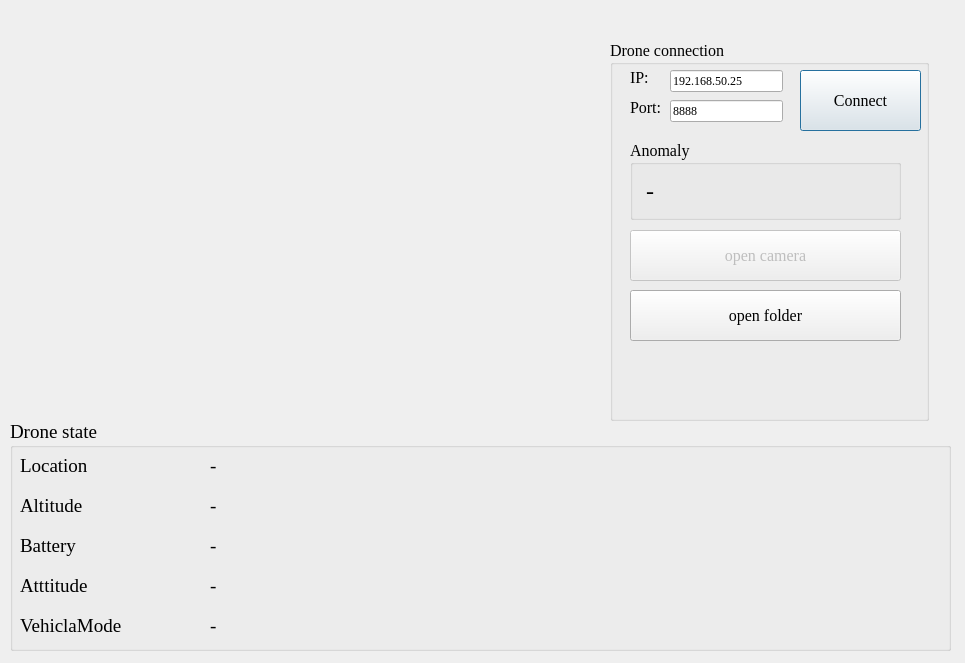
<?xml version="1.0" encoding="UTF-8"?>
<ui version="4.0">
 <class>GCS</class>
 <widget class="QDialog" name="GCS">
  <property name="enabled">
   <bool>true</bool>
  </property>
  <property name="geometry">
   <rect>
    <x>0</x>
    <y>0</y>
    <width>965</width>
    <height>663</height>
   </rect>
  </property>
  <property name="maximumSize">
   <size>
    <width>2000</width>
    <height>1500</height>
   </size>
  </property>
  <property name="windowTitle">
   <string>Ground Control monitor</string>
  </property>
  <property name="windowOpacity">
   <double>1.000000000000000</double>
  </property>
  <widget class="QLabel" name="video_frame">
   <property name="geometry">
    <rect>
     <x>70</x>
     <y>50</y>
     <width>480</width>
     <height>360</height>
    </rect>
   </property>
   <property name="maximumSize">
    <size>
     <width>640</width>
     <height>480</height>
    </size>
   </property>
   <property name="font">
    <font>
     <pointsize>30</pointsize>
     <weight>75</weight>
     <bold>true</bold>
    </font>
   </property>
   <property name="frameShadow">
    <enum>QFrame::Sunken</enum>
   </property>
   <property name="text">
    <string/>
   </property>
   <property name="pixmap">
    <pixmap>UI/icon.png</pixmap>
   </property>
   <property name="scaledContents">
    <bool>false</bool>
   </property>
   <property name="alignment">
    <set>Qt::AlignCenter</set>
   </property>
  </widget>
  <widget class="QGroupBox" name="Drone_state_groupBox">
   <property name="geometry">
    <rect>
     <x>10</x>
     <y>420</y>
     <width>941</width>
     <height>231</height>
    </rect>
   </property>
   <property name="font">
    <font>
     <family>Times New Roman</family>
     <pointsize>14</pointsize>
    </font>
   </property>
   <property name="title">
    <string>Drone state</string>
   </property>
   <widget class="QLabel" name="Location_lable">
    <property name="geometry">
     <rect>
      <x>10</x>
      <y>30</y>
      <width>151</width>
      <height>31</height>
     </rect>
    </property>
    <property name="font">
     <font>
      <family>Times New Roman</family>
      <weight>50</weight>
      <bold>false</bold>
     </font>
    </property>
    <property name="text">
     <string>Location</string>
    </property>
   </widget>
   <widget class="QLabel" name="Altitude_label">
    <property name="geometry">
     <rect>
      <x>10</x>
      <y>70</y>
      <width>161</width>
      <height>31</height>
     </rect>
    </property>
    <property name="font">
     <font>
      <family>Times New Roman</family>
     </font>
    </property>
    <property name="text">
     <string>Altitude</string>
    </property>
   </widget>
   <widget class="QLabel" name="Location">
    <property name="enabled">
     <bool>true</bool>
    </property>
    <property name="geometry">
     <rect>
      <x>200</x>
      <y>30</y>
      <width>721</width>
      <height>31</height>
     </rect>
    </property>
    <property name="text">
     <string>-</string>
    </property>
   </widget>
   <widget class="QLabel" name="Altitude">
    <property name="geometry">
     <rect>
      <x>200</x>
      <y>70</y>
      <width>741</width>
      <height>31</height>
     </rect>
    </property>
    <property name="text">
     <string>-</string>
    </property>
   </widget>
   <widget class="QLabel" name="Attitude_label">
    <property name="geometry">
     <rect>
      <x>10</x>
      <y>150</y>
      <width>141</width>
      <height>31</height>
     </rect>
    </property>
    <property name="font">
     <font>
      <family>Times New Roman</family>
     </font>
    </property>
    <property name="text">
     <string>Atttitude</string>
    </property>
   </widget>
   <widget class="QLabel" name="Attitude">
    <property name="geometry">
     <rect>
      <x>200</x>
      <y>150</y>
      <width>731</width>
      <height>31</height>
     </rect>
    </property>
    <property name="text">
     <string>-</string>
    </property>
   </widget>
   <widget class="QLabel" name="VehiclaMode_label">
    <property name="geometry">
     <rect>
      <x>10</x>
      <y>190</y>
      <width>141</width>
      <height>31</height>
     </rect>
    </property>
    <property name="font">
     <font>
      <family>Times New Roman</family>
     </font>
    </property>
    <property name="text">
     <string>VehiclaMode</string>
    </property>
   </widget>
   <widget class="QLabel" name="VehiclaMode">
    <property name="geometry">
     <rect>
      <x>200</x>
      <y>190</y>
      <width>751</width>
      <height>31</height>
     </rect>
    </property>
    <property name="text">
     <string>-</string>
    </property>
   </widget>
   <widget class="QLabel" name="Battery_label">
    <property name="geometry">
     <rect>
      <x>10</x>
      <y>110</y>
      <width>151</width>
      <height>31</height>
     </rect>
    </property>
    <property name="font">
     <font>
      <family>Times New Roman</family>
     </font>
    </property>
    <property name="text">
     <string>Battery</string>
    </property>
   </widget>
   <widget class="QLabel" name="Battery">
    <property name="geometry">
     <rect>
      <x>200</x>
      <y>110</y>
      <width>741</width>
      <height>31</height>
     </rect>
    </property>
    <property name="text">
     <string>-</string>
    </property>
   </widget>
  </widget>
  <widget class="QGroupBox" name="groupBox_3">
   <property name="geometry">
    <rect>
     <x>610</x>
     <y>40</y>
     <width>319</width>
     <height>381</height>
    </rect>
   </property>
   <property name="font">
    <font>
     <family>Times New Roman</family>
     <pointsize>12</pointsize>
    </font>
   </property>
   <property name="title">
    <string>Drone connection</string>
   </property>
   <widget class="QLineEdit" name="Port">
    <property name="geometry">
     <rect>
      <x>60</x>
      <y>60</y>
      <width>113</width>
      <height>22</height>
     </rect>
    </property>
    <property name="font">
     <font>
      <pointsize>9</pointsize>
     </font>
    </property>
    <property name="text">
     <string>8888</string>
    </property>
   </widget>
   <widget class="QLabel" name="Port_label">
    <property name="geometry">
     <rect>
      <x>20</x>
      <y>60</y>
      <width>58</width>
      <height>15</height>
     </rect>
    </property>
    <property name="font">
     <font>
      <family>Times New Roman</family>
      <pointsize>12</pointsize>
     </font>
    </property>
    <property name="text">
     <string>Port:</string>
    </property>
   </widget>
   <widget class="QLabel" name="IP_label">
    <property name="geometry">
     <rect>
      <x>20</x>
      <y>30</y>
      <width>58</width>
      <height>15</height>
     </rect>
    </property>
    <property name="text">
     <string>IP:</string>
    </property>
   </widget>
   <widget class="QLineEdit" name="IP">
    <property name="geometry">
     <rect>
      <x>60</x>
      <y>30</y>
      <width>113</width>
      <height>22</height>
     </rect>
    </property>
    <property name="font">
     <font>
      <pointsize>9</pointsize>
     </font>
    </property>
    <property name="text">
     <string>192.168.50.25</string>
    </property>
   </widget>
   <widget class="QPushButton" name="Connect_button">
    <property name="geometry">
     <rect>
      <x>190</x>
      <y>30</y>
      <width>121</width>
      <height>61</height>
     </rect>
    </property>
    <property name="text">
     <string>Connect</string>
    </property>
   </widget>
   <widget class="QGroupBox" name="groupBox_2">
    <property name="geometry">
     <rect>
      <x>20</x>
      <y>100</y>
      <width>271</width>
      <height>80</height>
     </rect>
    </property>
    <property name="font">
     <font>
      <family>Times New Roman</family>
     </font>
    </property>
    <property name="title">
     <string>Anomaly</string>
    </property>
    <widget class="QLabel" name="Anomaly">
     <property name="geometry">
      <rect>
       <x>10</x>
       <y>30</y>
       <width>251</width>
       <height>41</height>
      </rect>
     </property>
     <property name="font">
      <font>
       <pointsize>18</pointsize>
      </font>
     </property>
     <property name="contextMenuPolicy">
      <enum>Qt::NoContextMenu</enum>
     </property>
     <property name="text">
      <string> -</string>
     </property>
    </widget>
   </widget>
   <widget class="QPushButton" name="open_cam_button">
    <property name="enabled">
     <bool>false</bool>
    </property>
    <property name="geometry">
     <rect>
      <x>20</x>
      <y>190</y>
      <width>271</width>
      <height>51</height>
     </rect>
    </property>
    <property name="text">
     <string>open camera</string>
    </property>
   </widget>
   <widget class="QPushButton" name="open_folder_button">
    <property name="enabled">
     <bool>true</bool>
    </property>
    <property name="geometry">
     <rect>
      <x>20</x>
      <y>250</y>
      <width>271</width>
      <height>51</height>
     </rect>
    </property>
    <property name="text">
     <string>open folder</string>
    </property>
   </widget>
  </widget>
 </widget>
 <resources/>
 <connections/>
</ui>
